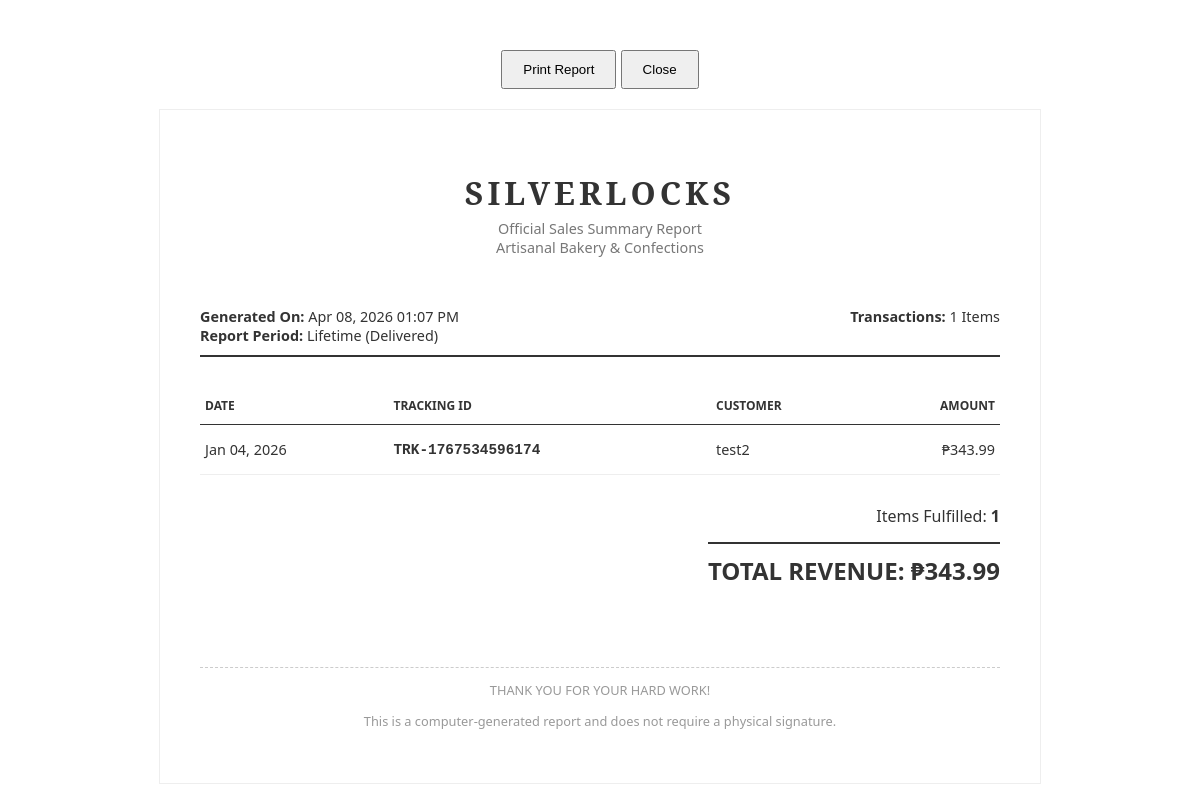
The app's page /admin_report.php (signed in) with its own data.
### tables this page shows
CREATE TABLE `orders` (
  `id` int(11) NOT NULL,
  `tracking_no` varchar(100) NOT NULL,
  `user_id` int(11) NOT NULL,
  `name` varchar(255) NOT NULL,
  `phone` varchar(20) NOT NULL,
  `address` text NOT NULL,
  `landmark` varchar(255) DEFAULT NULL,
  `total_price` decimal(10,2) NOT NULL,
  `payment_mode` varchar(50) DEFAULT 'COD',
  `status` varchar(20) DEFAULT 'Pending',
  `created_at` timestamp NOT NULL DEFAULT current_timestamp()
);

### admin_report.php (the view, shortened to what this page needs)
<?php
include('includes/db_connect.php');
$sales_res = mysqli_query($conn, "SELECT SUM(total_price) as total, COUNT(*) as count FROM orders WHERE status='Delivered'");
$sales_data = mysqli_fetch_assoc($sales_res);
$transactions = mysqli_query($conn, "SELECT * FROM orders WHERE status='Delivered' ORDER BY created_at DESC");
?>
<!DOCTYPE html>
<html lang="en">
<head>
</head>
<body onload="window.print()">
    <div class="no-print" style="text-align: center; margin-bottom: 20px;">
        <button onclick="window.print()" style="padding: 10px 20px; cursor: pointer;">Print Report</button>
        <button onclick="window.close()" style="padding: 10px 20px; cursor: pointer;">Close</button>
    </div>
    <div class="receipt-container">
        <div class="header">
            <h1>Silverlocks</h1>
            <p>Official Sales Summary Report</p>
            <p>Artisanal Bakery & Confections</p>
        </div>
        <div class="meta-info">
            <div>
                <strong>Generated On:</strong> <?php echo date("M d, Y h:i A"); ?><br>
                <strong>Report Period:</strong> Lifetime (Delivered)
            </div>
            <div style="text-align: right;">
                <strong>Transactions:</strong> <?php echo $sales_data['count']; ?> Items
            </div>
        </div>
        <table class="report-table">
            <thead>
                <tr>
                    <th>Date</th>
                    <th>Tracking ID</th>
                    <th>Customer</th>
                    <th style="text-align: right;">Amount</th>
                </tr>
            </thead>
            <tbody>
                <?php while($row = mysqli_fetch_assoc($transactions)): ?>
                <tr>
                    <td><?php echo date("M d, Y", strtotime($row['created_at'])); ?></td>
                    <td style="font-family: monospace; font-weight: bold;"><?php echo $row['tracking_no']; ?></td>
                    <td><?php echo $row['name']; ?></td>
                    <td style="text-align: right;">₱<?php echo number_format($row['total_price'], 2); ?></td>
                </tr>
                <?php endwhile; ?>
            </tbody>
        </table>
        <div class="summary-box">
            <div class="summary-line">Items Fulfilled: <strong><?php echo $sales_data['count']; ?></strong></div>
            <div class="total-amount">TOTAL REVENUE: ₱<?php echo number_format($sales_data['total'], 2); ?></div>
        </div>
        <div class="footer">
            <p>THANK YOU FOR YOUR HARD WORK!</p>
            <p>This is a computer-generated report and does not require a physical signature.</p>
        </div>
    </div>
</body>
</html>

### admin_report.php (style rules this page uses)
body { font-family: 'Segoe UI', Tahoma, Geneva, Verdana, sans-serif; margin: 0; padding: 50px; color: #333; }
.receipt-container { max-width: 800px; margin: 0 auto; border: 1px solid #eee; padding: 40px; }
.header { text-align: center; margin-bottom: 50px; }
.header h1 { font-family: 'serif'; letter-spacing: 4px; margin-bottom: 5px; text-transform: uppercase; }
.header p { margin: 0; color: #777; font-size: 0.9rem; }
.meta-info { display: flex; justify-content: space-between; margin-bottom: 30px; font-size: 0.9rem; border-bottom: 2px solid #333; padding-bottom: 10px; }
.report-table { width: 100%; border-collapse: collapse; margin-bottom: 30px; }
.report-table th { text-align: left; text-transform: uppercase; font-size: 0.75rem; border-bottom: 1px solid #333; padding: 10px 5px; }
.report-table td { padding: 15px 5px; border-bottom: 1px solid #eee; font-size: 0.9rem; }
.summary-box { text-align: right; margin-top: 20px; }
.summary-line { font-size: 1rem; margin-bottom: 5px; }
.total-amount { font-size: 1.5rem; font-weight: bold; margin-top: 10px; border-top: 2px solid #333; display: inline-block; padding-top: 10px; }
.footer { text-align: center; margin-top: 80px; font-size: 0.8rem; color: #999; border-top: 1px dashed #ccc; pt: 20px; }

### records on screen
orders: created_at "Jan 04, 2026", tracking_no "TRK-1767534596174", name "test2", total_price "343.99"

### other values on screen
$sales_data['count'] "1"
$sales_data['total'] "343.99"
